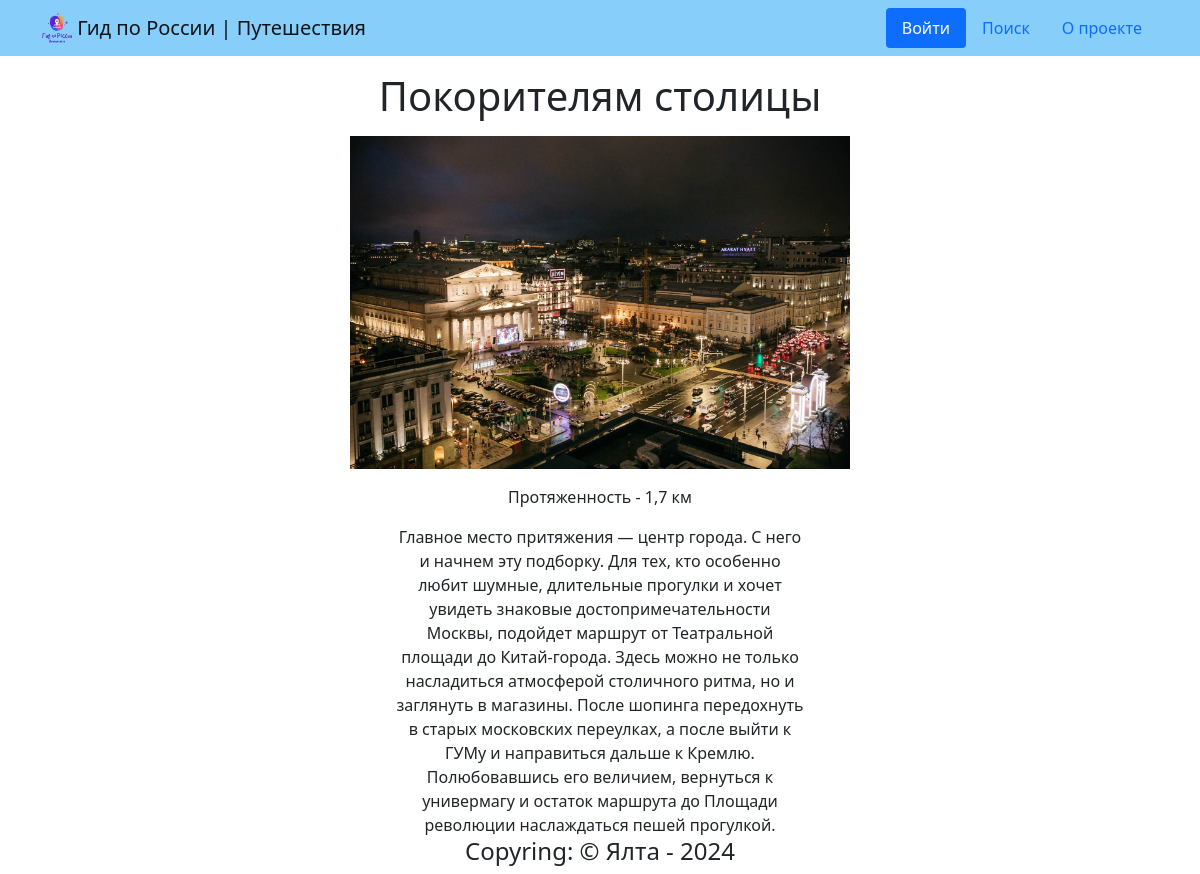
/route/1, run on the app's committed database.
### data/route.py (models this page shows)
class Route(SqlAlchemyBase, UserMixin):
    __tablename__ = 'routes'
    id = sqlalchemy.Column(sqlalchemy.Integer,
                           primary_key=True, autoincrement=True)
    region = sqlalchemy.Column(sqlalchemy.String, nullable=True)
    title = sqlalchemy.Column(sqlalchemy.String, nullable=True)
    duration = sqlalchemy.Column(sqlalchemy.String, nullable=True)
    image = sqlalchemy.Column(sqlalchemy.String, nullable=True)
    info = sqlalchemy.Column(sqlalchemy.String, nullable=True)
    map_api = sqlalchemy.Column(sqlalchemy.String, nullable=True)
    def get_list(self):
        return [self.id, self.region, self.title, self.duration, self.image, self.info, self.map_api]

### guide.py (the view)
@app.route('/route/<int:route_id>')
def route(route_id):
    db_sess = db_session.create_session()
    route_list = db_sess.query(Route).filter(Route.id == route_id).first().get_list()
    return render_template('route.html', route_list=route_list)

### data/db_session.py (called while the page is built)
def create_session() -> Session:
    global __factory
    return __factory()

### templates/route.html (shortened to what this page needs)
{% extends 'base.html' %}
{% block content %}
<div class="route">
    <p><h1>{{ route_list[2] }}</h1></p>
    <img style="width: 500px;" src="{{ url_for('static', filename=route_list[4]) }}">
    <p><div>Протяженность - {{ route_list[3] }}</div></p>
    <div style="margin-left: 33%; margin-right: 33%;">{{ route_list[5] }}</div>
</div>
{% endblock %}

### static/css/style.css (style rules this page uses)
body { margin:0px; padding:0px; }
.route { text-align: center; }

### data on the page
Route: title "Покорителям столицы", image (picture), duration "1,7 км", info "Главное место притяжения — центр города. С него и начнем эту подборку. Для тех, кто особенно любит шумные, длительные прогулки и хочет увидеть знаковые достопримечательности Москвы, подойдет маршрут от Театральной площади до Китай-города. Здесь можно не только насладиться атмосферой столичного ритма, но и заглянуть в магазины. После шопинга передохнуть в старых московских переулках, а после выйти к ГУМу и направиться дальше к Кремлю. Полюбовавшись его величием, вернуться к универмагу и остаток маршрута до Площади революции наслаждаться пешей прогулкой."
